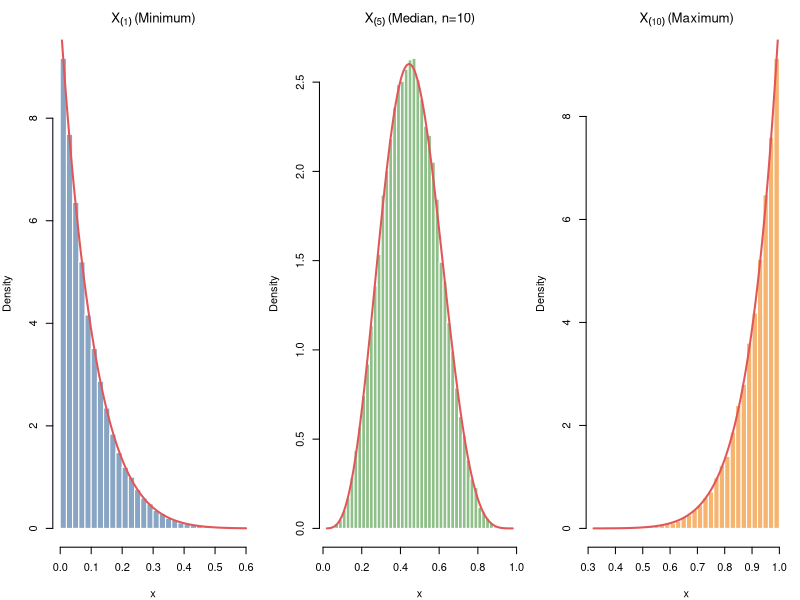
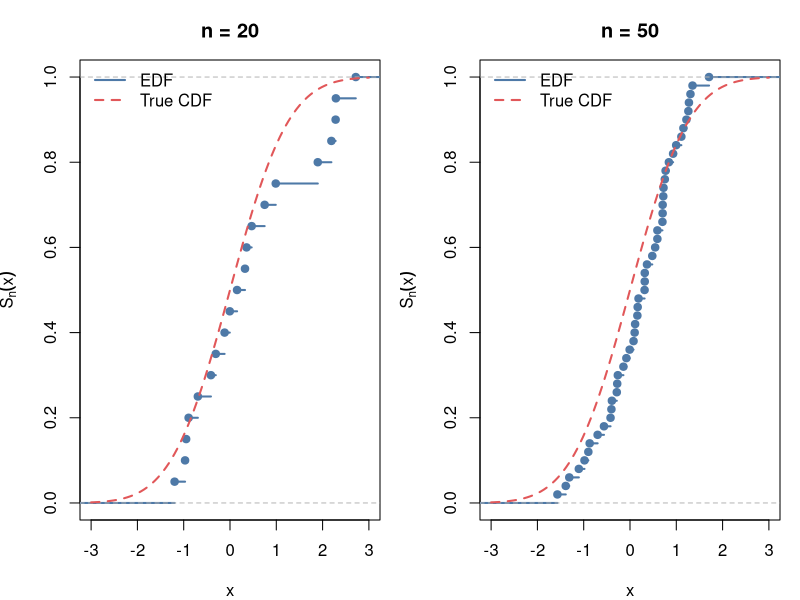
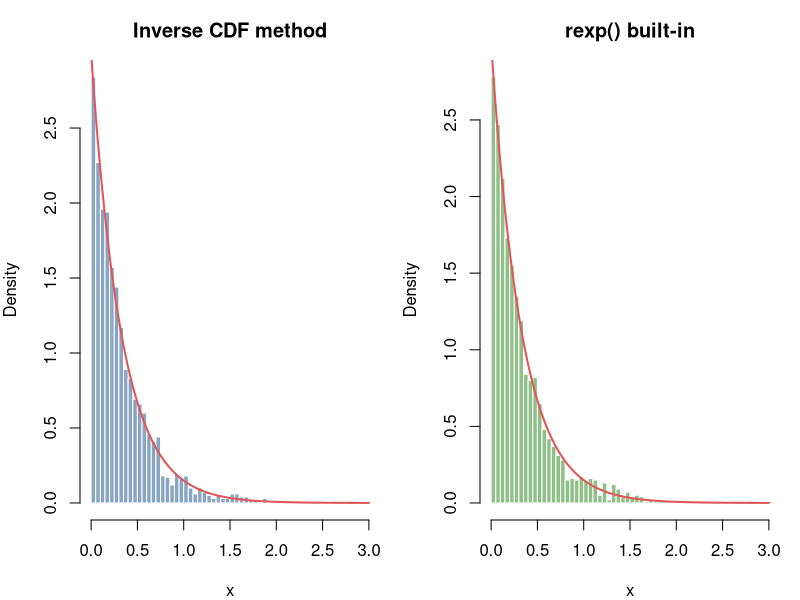
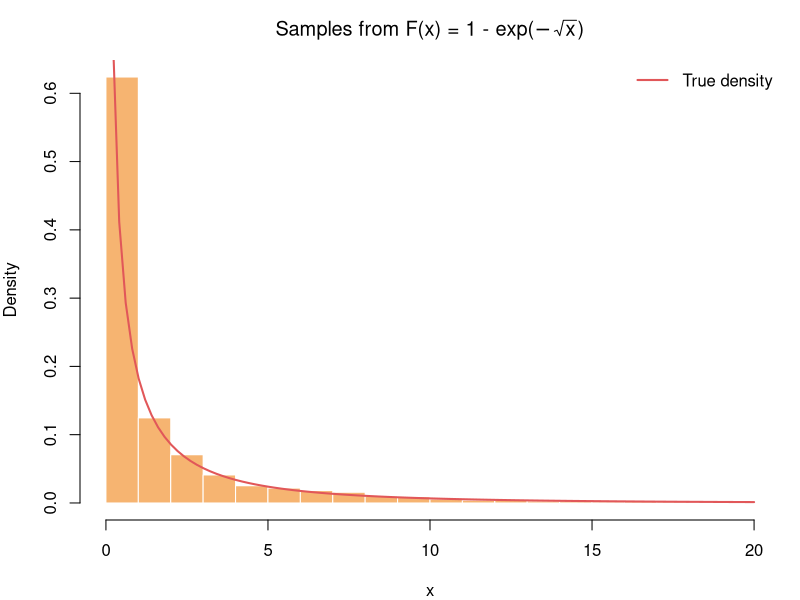
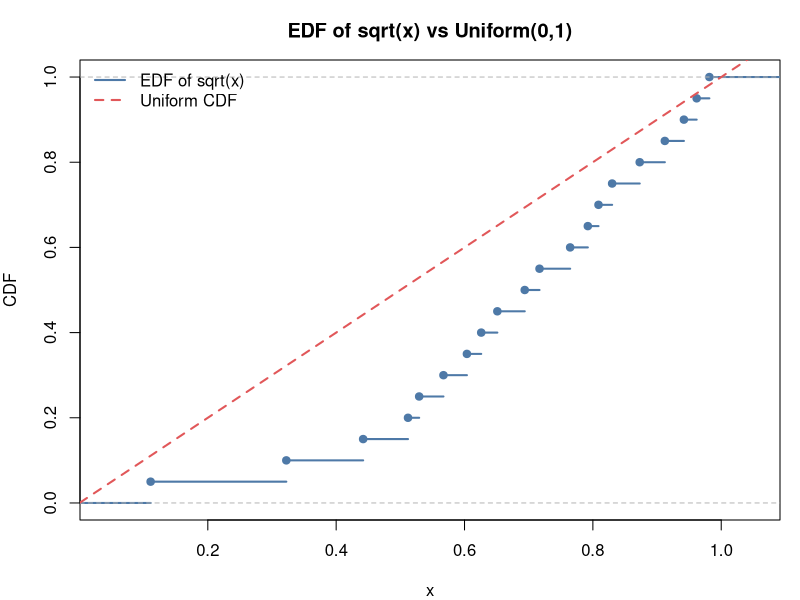

Recreate these plots in R, in order.
## ---- chunk 1
knitr::opts_chunk$set(
  fig.align = "center",
  fig.width = 7,
  fig.height = 4,
  out.width = "85%"
)
## ---- chunk 2
#| fig-cap: "Simulated densities of the minimum, median, and maximum for samples of size n = 10 from Uniform(0,1)."
#| label: fig-orderstats

set.seed(42)
n <- 10; B <- 50000
sims <- replicate(B, sort(runif(n)))

par(mfrow = c(1, 3), mar = c(4, 4, 3, 1))
hist(sims[1,],  breaks = 40, freq = FALSE, col = "#4E79A7AA",
     main = expression(X[(1)]~"(Minimum)"), xlab = "x", border = "white")
curve(n*(1-x)^(n-1), add = TRUE, col = "#E15759", lwd = 2)

hist(sims[5,],  breaks = 40, freq = FALSE, col = "#59A14FAA",
     main = expression(X[(5)]~"(Median, n=10)"), xlab = "x", border = "white")
curve(dbeta(x, 5, 6), add = TRUE, col = "#E15759", lwd = 2)

hist(sims[10,], breaks = 40, freq = FALSE, col = "#F28E2BAA",
     main = expression(X[(10)]~"(Maximum)"), xlab = "x", border = "white")
curve(n*x^(n-1), add = TRUE, col = "#E15759", lwd = 2)
par(mfrow = c(1,1))
## ---- chunk 3
#| fig-cap: "EDF versus true CDF N(0,1) for n = 20 (left) and n = 50 (right). The uniform gap narrows as n grows."
#| label: fig-edf

set.seed(7)
par(mfrow = c(1, 2))
for (n in c(20, 50)) {
  x <- rnorm(n)
  plot(ecdf(x), main = paste0("n = ", n), xlab = "x",
       ylab = expression(S[n](x)), col = "#4E79A7", lwd = 2,
       xlim = c(-3, 3))
  curve(pnorm(x), add = TRUE, col = "#E15759", lwd = 2, lty = 2)
  legend("topleft", legend = c("EDF", "True CDF"),
         col = c("#4E79A7", "#E15759"), lwd = 2, lty = c(1,2), bty = "n")
}
par(mfrow = c(1, 1))
## ---- chunk 4
#| fig-cap: "Inverse CDF sampling for Exp(3): histogram of 2000 samples generated via the quantile transformation (left) versus R's built-in rexp() (right). Both should match the true Exp(3) density (red curve)."
#| label: fig-expgen

set.seed(123)
lambda <- 3; n <- 2000
U <- runif(n)
X_qt <- -(1/lambda) * log(1 - U)   # inverse CDF method
X_builtin <- rexp(n, rate = lambda) # R's built-in

par(mfrow = c(1, 2))
hist(X_qt, breaks = 50, freq = FALSE, col = "#4E79A7AA", border = "white",
     main = "Inverse CDF method", xlab = "x", xlim = c(0, 3))
curve(dexp(x, lambda), add = TRUE, col = "#E15759", lwd = 2)

hist(X_builtin, breaks = 50, freq = FALSE, col = "#59A14FAA", border = "white",
     main = "rexp() built-in", xlab = "x", xlim = c(0, 3))
curve(dexp(x, lambda), add = TRUE, col = "#E15759", lwd = 2)
par(mfrow = c(1, 1))
## ---- chunk 5
#| fig-cap: "Sampling from F(x) = 1 - exp(-sqrt(x)) via the inverse CDF method."
#| label: fig-nonstandard

set.seed(42)
n <- 5000
U <- runif(n)
X <- (log(1/(1-U)))^2

# true density: f(x) = (1/(2*sqrt(x))) * exp(-sqrt(x))
f_true <- function(x) (1/(2*sqrt(x))) * exp(-sqrt(x))

hist(X, breaks = 80, freq = FALSE, col = "#F28E2BAA", border = "white",
     main = expression("Samples from F(x) = 1 - exp("*-sqrt(x)*")"),
     xlab = "x", xlim = c(0, 20))
curve(f_true(x), from = 0.01, to = 20, add = TRUE, col = "#E15759", lwd = 2)
legend("topright", legend = "True density", col = "#E15759", lwd = 2, bty = "n")
## ---- chunk 6
#| fig-cap: "KS statistic computation: EDF of sqrt(x) vs Uniform CDF."
#| label: fig-kshand

x_obs <- c(0.0123, 0.1039, 0.1954, 0.2621, 0.2802,
           0.3217, 0.3645, 0.3919, 0.4240, 0.4814,
           0.5139, 0.5846, 0.6275, 0.6541, 0.6889,
           0.7621, 0.8320, 0.8871, 0.9249, 0.9634)

y <- sqrt(x_obs)  # transform
n <- length(y)

# KS test in R
ks_result <- ks.test(y, "punif")
cat("KS statistic:", round(ks_result$statistic, 4),
    "\nP-value:", round(ks_result$p.value, 4), "\n")

plot(ecdf(y), col = "#4E79A7", lwd = 2,
     main = "EDF of sqrt(x) vs Uniform(0,1)",
     xlab = "x", ylab = "CDF")
abline(a = 0, b = 1, col = "#E15759", lwd = 2, lty = 2)
legend("topleft", legend = c("EDF of sqrt(x)", "Uniform CDF"),
       col = c("#4E79A7", "#E15759"), lwd = 2, lty = c(1,2), bty = "n")
## ---- chunk 7
# Simulated data: is it exponential with rate 2?
set.seed(99)
x <- rexp(100, rate = 2)

ks.test(x, "pexp", rate = 2)   # correct null
ks.test(x, "pnorm")            # incorrect null -- should reject
## ---- chunk 8
#| fig-cap: "Lilliefors test for normality using the nortest package."
#| label: fig-lilliefors

if (!requireNamespace("nortest", quietly = TRUE)) install.packages("nortest")
library(nortest)

set.seed(2024)
x_norm  <- rnorm(50, mean = 100, sd = 10)
x_exp   <- rexp(50, rate = 0.1)

cat("=== Normal data ===\n")
print(lillie.test(x_norm))

cat("\n=== Exponential data ===\n")
print(lillie.test(x_exp))
## ---- chunk 9
iq <- c(114, 81, 87, 114, 113, 87, 111, 89, 93, 108,
        99, 93, 100, 95, 93, 95, 106, 108)

cat("(a) Lilliefors test (unknown parameters):\n")
print(lillie.test(iq))

cat("\n(b) KS test (mu=100, sigma=10):\n")
print(ks.test(iq, "pnorm", mean = 100, sd = 10))
## ---- chunk 10
# Are these 200 rolls of a die fair?
set.seed(7)
rolls <- sample(1:6, 200, replace = TRUE, prob = c(0.2, 0.15, 0.15, 0.15, 0.15, 0.2))
chisq.test(table(rolls))
## ---- chunk 11
if (!requireNamespace("nortest", quietly = TRUE)) install.packages("nortest")
library(nortest)

set.seed(42)
x <- rnorm(100)
ad.test(x)   # Anderson-Darling test for normality
## ---- chunk 12
if (!requireNamespace("goftest", quietly = TRUE)) install.packages("goftest")
library(goftest)

set.seed(42)
x <- rnorm(100)
cvm.test(x, "pnorm")   # Cramer-von Mises test
## ---- chunk 13
set.seed(100)
x_normal <- rnorm(50)
x_skewed <- rexp(50)

cat("Normal data:\n")
shapiro.test(x_normal)

cat("\nSkewed (exponential) data:\n")
shapiro.test(x_skewed)
## ---- chunk 14
sessionInfo()
